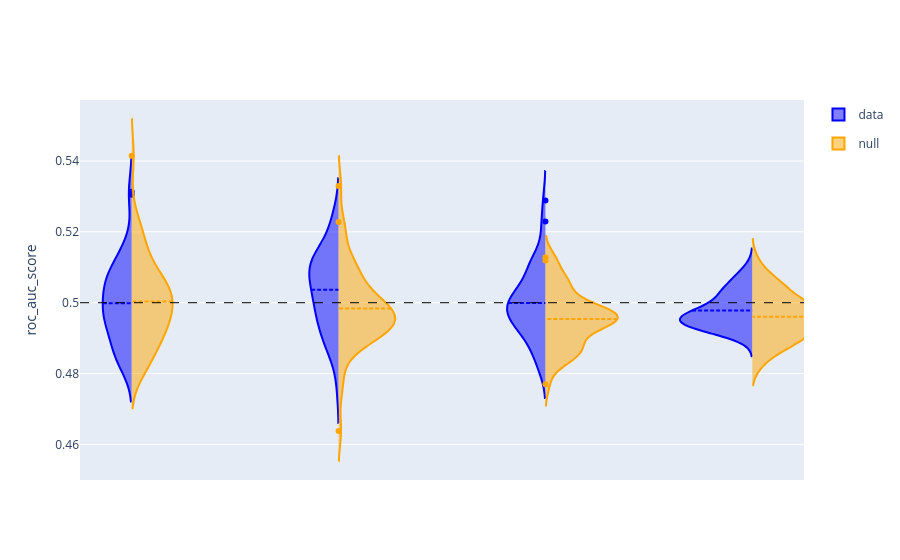

The notebook cell this image was saved under:
### Markdown cell above
## Child Measures - Questionnaire_Measures_of_Family_Structure_Stress_and_Trauma

### Code cell
df1 = df_classify[(df_classify['target']=='DX_01_Cat_new_binarize') & 
                  (df_classify['assessment']=='Child Measures') & 
                  (df_classify['domains']=='Questionnaire_Measures_of_Family_Structure_Stress_and_Trauma')]


visualize.predictive_modeling(df=df1)

### Figure 1 — Plotly figure (JSON) as saved in the notebook; plotly's stock layout.template omitted (floating-point values rounded to 4 significant figures; data arrays with more than 128 entries replaced by an {"elided": "..."} marker saying what was removed)
{"data": [{"box": {"visible": false}, "legendgroup": "data", "line": {"color": "blue"}, "meanline": {"visible": true}, "name": "data", "scalegroup": "data", "side": "negative", "type": "violin", "x": {"elided": "200 str values"}, "y": {"elided": "200 float values"}}, {"box": {"visible": false}, "legendgroup": "null", "line": {"color": "orange"}, "meanline": {"visible": true}, "name": "null", "scalegroup": "null", "side": "positive", "type": "violin", "x": {"elided": "200 str values"}, "y": {"elided": "200 float values"}}], "layout": {"shapes": [{"line": {"color": "black", "dash": "dash", "width": 1}, "type": "line", "x0": 0, "x1": 1, "xref": "x domain", "y0": 0.5, "y1": 0.5, "yref": "y"}], "violingap": 0, "violinmode": "overlay", "xaxis": {"showticklabels": false}, "yaxis": {"title": {"text": "roc_auc_score"}}}}
